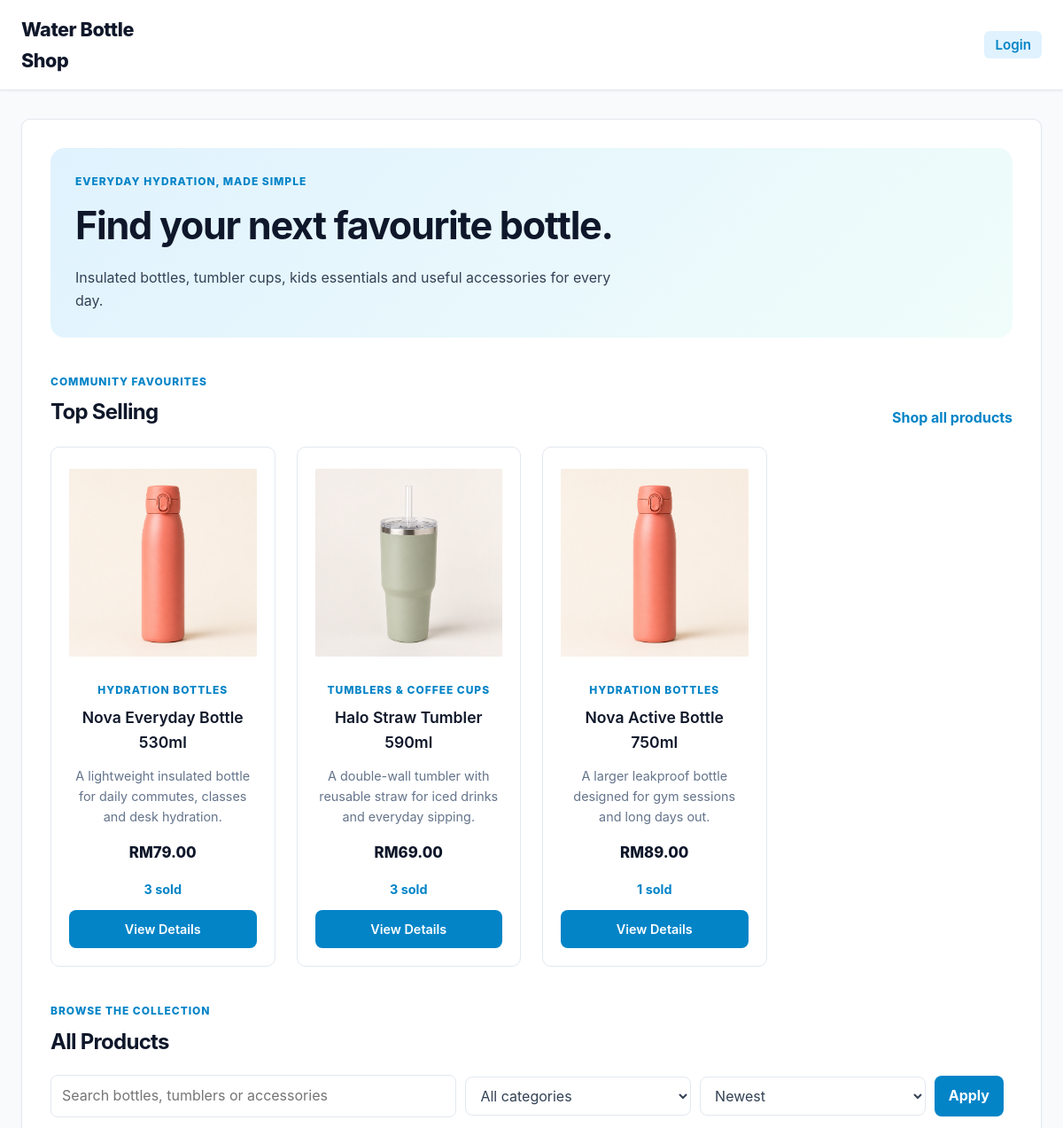
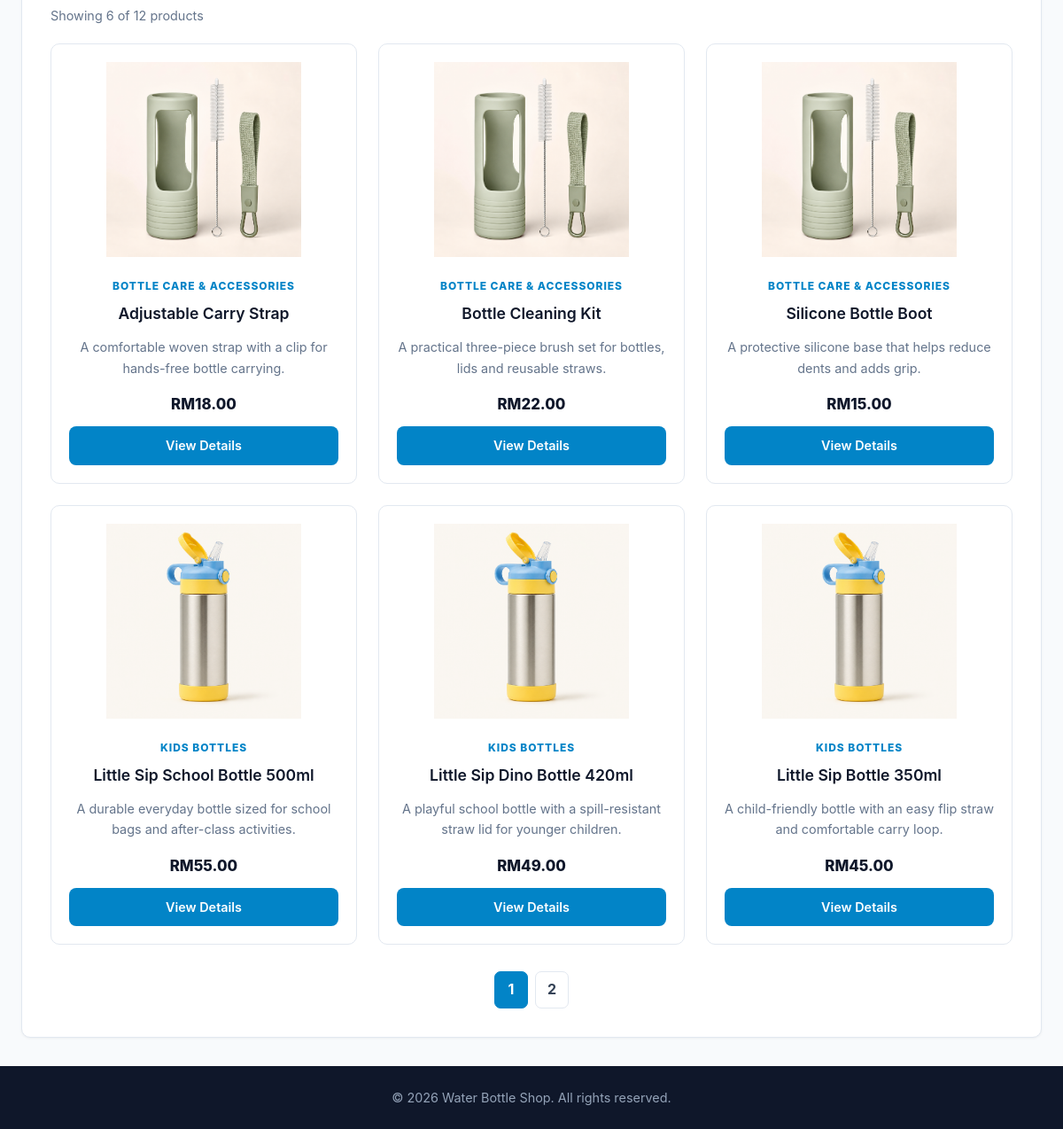
/products.php, run on the app's committed database (2 pictures, top to bottom).
### tables this page shows
CREATE TABLE `products` (
  `product_id` INT(11) NOT NULL AUTO_INCREMENT,
  `category_id` INT(11) NOT NULL,
  `name` VARCHAR(255) NOT NULL,
  `description` TEXT,
  `price` DECIMAL(10,2) NOT NULL,
  `image_url` VARCHAR(255),
  `created_at` TIMESTAMP DEFAULT CURRENT_TIMESTAMP,
  `updated_at` TIMESTAMP DEFAULT CURRENT_TIMESTAMP ON UPDATE CURRENT_TIMESTAMP,
  PRIMARY KEY (`product_id`),
  CONSTRAINT `fk_product_category` FOREIGN KEY (`category_id`) 
    REFERENCES `categories`(`category_id`) 
    ON DELETE RESTRICT 
    ON UPDATE CASCADE
);

CREATE TABLE `categories` (
  `category_id` INT(11) NOT NULL AUTO_INCREMENT,
  `category_name` VARCHAR(100) NOT NULL UNIQUE,
  `created_at` TIMESTAMP DEFAULT CURRENT_TIMESTAMP,
  PRIMARY KEY (`category_id`)
);

### _base.php (called while the page is built, shortened)
<?php
function get($key, $value = null) {
    $value = $_GET[$key] ?? $value;
    return is_array($value) ? array_map('trim', $value) : trim($value);
}
function encode($value) {
    return htmlentities($value);
}

### products.php (the view, shortened to what this page needs)
<?php
require '_base.php';
$search = trim(get('search', ''));
$category_id = get('category', '');
$sort = get('sort', 'newest');
$page = max(1, (int) get('page', 1));
$limit = 6;
$category_id = $category_id === '' ? null : (int) $category_id;
$sort_map = [
    'newest' => 'p.product_id DESC',
    'popular' => 'units_sold DESC, p.product_id DESC',
    'price_low' => 'p.price ASC',
    'price_high' => 'p.price DESC',
    'name_asc' => 'p.name ASC',
];
$sql_sort = $sort_map[$sort] ?? $sort_map['newest'];
$product_filter = '(p.name LIKE :search OR p.description LIKE :search)';
$count_stmt = $_db->prepare(
    "SELECT COUNT(*) FROM products p WHERE $product_filter"
);
$count_stmt->bindValue(':search', "%$search%");
$count_stmt->execute();
$total_items = (int) $count_stmt->fetchColumn();
$total_pages = max(1, (int) ceil($total_items / $limit));
$page = min($page, $total_pages);
$offset = ($page - 1) * $limit;
$top_selling_stmt = $_db->query(
    "SELECT
        p.product_id,
        p.name,
        p.description,
        p.price,
        p.image_url,
        c.category_name,
        COALESCE(sales.units_sold, 0) AS units_sold,
        COALESCE(stock.total_stock, 0) AS total_stock
    FROM products p
    JOIN categories c ON c.category_id = p.category_id
    LEFT JOIN (
        SELECT oi.product_id, SUM(oi.quantity) AS units_sold
        FROM order_items oi
        JOIN orders o ON o.order_id = oi.order_id
        WHERE o.status <> 'cancelled'
        GROUP BY oi.product_id
    ) sales ON sales.product_id = p.product_id
    LEFT JOIN (
        SELECT product_id, SUM(stock) AS total_stock
        FROM product_variants
        GROUP BY product_id
    ) stock ON stock.product_id = p.product_id
    WHERE COALESCE(sales.units_sold, 0) > 0
    ORDER BY units_sold DESC, p.product_id ASC
    LIMIT 4"
);
$top_selling = $top_selling_stmt->fetchAll();
$products_stmt = $_db->prepare(
    "SELECT
        p.product_id,
        p.name,
        p.description,
        p.price,
        p.image_url,
        c.category_name,
        COALESCE(sales.units_sold, 0) AS units_sold,
        COALESCE(stock.total_stock, 0) AS total_stock
    FROM products p
    JOIN categories c ON c.category_id = p.category_id
    LEFT JOIN (
        SELECT oi.product_id, SUM(oi.quantity) AS units_sold
        FROM order_items oi
        JOIN orders o ON o.order_id = oi.order_id
        WHERE o.status <> 'cancelled'
        GROUP BY oi.product_id
    ) sales ON sales.product_id = p.product_id
    LEFT JOIN (
        SELECT product_id, SUM(stock) AS total_stock
        FROM product_variants
        GROUP BY product_id
    ) stock ON stock.product_id = p.product_id
    WHERE $product_filter
    ORDER BY $sql_sort
    LIMIT :limit OFFSET :offset"
);
$products_stmt->bindValue(':search', "%$search%");
$products_stmt->bindValue(':limit', $limit, PDO::PARAM_INT);
$products_stmt->bindValue(':offset', $offset, PDO::PARAM_INT);
$products_stmt->execute();
$products = $products_stmt->fetchAll();
function product_card($product, $show_sales = false) {
    $is_sold_out = (int) $product->total_stock === 0;
    ?>
    <article class="product-card <?= $is_sold_out ? 'is-sold-out' : '' ?>">
        <a href="product_detail.php?id=<?= $product->product_id ?>" class="product-card-link">
            <img src="<?= encode($product->image_url) ?>" alt="<?= encode($product->name) ?>">
            <p class="product-category"><?= encode($product->category_name) ?></p>
            <h3><?= encode($product->name) ?></h3>
        </a>
        <p><?= encode($product->description) ?></p>
        <p class="product-price">RM<?= number_format((float) $product->price, 2) ?></p>
        <?php if ($show_sales): ?>
            <p class="product-sales"><?= number_format((int) $product->units_sold) ?> sold</p>
        <?php elseif ($is_sold_out): ?>
            <p class="stock stock-out">Out of stock</p>
        <?php elseif ((int) $product->total_stock < 8): ?>
            <p class="stock stock-low">Only <?= (int) $product->total_stock ?> left</p>
        <?php endif; ?>
        <a href="product_detail.php?id=<?= $product->product_id ?>" class="view-details-btn">View Details</a>
    </article>
    <?php
}
require '_head.php';
?>
<section class="shop-hero">
    <p class="eyebrow">Everyday hydration, made simple</p>
    <h1>Find your next favourite bottle.</h1>
    <p>Insulated bottles, tumbler cups, kids essentials and useful accessories for every day.</p>
</section>
<?php if ($top_selling): ?>
<section class="top-selling-section">
    <div class="section-heading">
        <div>
            <p class="eyebrow">Community favourites</p>
            <h2>Top Selling</h2>
        </div>
        <a href="#all-products">Shop all products</a>
    </div>
    <div class="product-grid top-selling-grid">
        <?php foreach ($top_selling as $product): ?>
            <?php product_card($product, true); ?>
        <?php endforeach; ?>
    </div>
</section>
<?php endif; ?>
<section id="all-products" class="catalogue-section">
    <div class="section-heading">
        <div>
            <p class="eyebrow">Browse the collection</p>
            <h2>All Products</h2>
        </div>
    </div>
    <form method="get" action="products.php" class="product-filter-form">
        <input
            type="search"
            name="search"
            placeholder="Search bottles, tumblers or accessories"
            value="<?= encode($search) ?>"
        >
        <select name="category">
            <option value="">All categories</option>
        </select>
        <select name="sort">
            <option value="newest" <?= $sort === 'newest' ? 'selected' : '' ?>>Newest</option>
        </select>
        <button type="submit">Apply</button>
    </form>
    <p class="record-summary">
        Showing <?= count($products) ?> of <?= $total_items ?> product<?= $total_items === 1 ? '' : 's' ?>
    </p>
    <div class="product-grid">
        <?php if ($products): ?>
            <?php foreach ($products as $product): ?>
                <?php product_card($product); ?>
            <?php endforeach; ?>
        <?php else: ?>
            <p class="empty-catalogue">No products match your search. Try another category or keyword.</p>
        <?php endif; ?>
    </div>
    <?php if ($total_pages > 1): ?>
    <nav class="pagination" aria-label="Product pages">
        <?php for ($i = 1; $i <= $total_pages; $i++): ?>
            <a
                href="products.php?search=<?= urlencode($search) ?>&category=<?= $category_id ?? '' ?>&sort=<?= urlencode($sort) ?>&page=<?= $i ?>"
                class="<?= $i === $page ? 'active' : '' ?>"
            ><?= $i ?></a>
        <?php endfor; ?>
    </nav>
    <?php endif; ?>
</section>
<?php require '_foot.php'; ?>

### _head.php (shortened to what this page needs)
<!DOCTYPE html>
<html lang="en">
<head>
    <link rel="stylesheet" href="css/main.css">
</head>
<body>
    <header class="site-header">
        <div class="header-container">
            <a href="index.php" class="logo-link">
                <h1>Water Bottle Shop</h1>
            </a>
            <nav class="main-nav">
                <ul class="nav-list">
                    <div class="nav-group">
                        <?php if (isset($_SESSION['users'])): ?>
                            <li class="user-greeting">
                                <a href="/profile.php" class="user-name">
                                    <img
                                        src="/img/user-icon.png"
                                        alt="User Profile"
                                        class="nav-user-icon"
                                        style="width: 35px; height: 35px; margin-top: 10px;"
                                    >
                                </a>
                            </li>
                            <li>
                                <a href="/logout.php" class="nav-link nav-link-btn">
                                    Logout
                                </a>
                            </li>
                        <?php else: ?>
                            <li>
                                <a href="/login.php" class="nav-link nav-link-btn">
                                    Login
                                </a>
                            </li>
                        <?php endif; ?>
                    </div>
                </ul>
            </nav>
        </div>
    </header>
    <main<?= !empty($pageClass) ? ' class="' . $pageClass . '"' : '' ?>>

### _foot.php (shortened to what this page needs)
</main>
    <footer>
        <p>&copy; <?= date('Y') ?> Water Bottle Shop. All rights reserved.</p>
    </footer>
</body>
</html>

### data on the page
products: image_url (picture), category.category_name "HYDRATION BOTTLES", name "Nova Everyday Bottle 530ml", description "A lightweight insulated bottle for daily commutes, classes and desk hydration.", price "79.00", units_sold "3"
products: image_url (picture), category.category_name "TUMBLERS & COFFEE CUPS", name "Halo Straw Tumbler 590ml", description "A double-wall tumbler with reusable straw for iced drinks and everyday sipping.", price "69.00", units_sold "3"
products: image_url (picture), category.category_name "HYDRATION BOTTLES", name "Nova Active Bottle 750ml", description "A larger leakproof bottle designed for gym sessions and long days out.", price "89.00", units_sold "1"
products: image_url (picture), category.category_name "BOTTLE CARE & ACCESSORIES", name "Adjustable Carry Strap", description "A comfortable woven strap with a clip for hands-free bottle carrying.", price "18.00"
products: image_url (picture), category.category_name "BOTTLE CARE & ACCESSORIES", name "Bottle Cleaning Kit", description "A practical three-piece brush set for bottles, lids and reusable straws.", price "22.00"
products: image_url (picture), category.category_name "BOTTLE CARE & ACCESSORIES", name "Silicone Bottle Boot", description "A protective silicone base that helps reduce dents and adds grip.", price "15.00"
products: image_url (picture), category.category_name "KIDS BOTTLES", name "Little Sip School Bottle 500ml", description "A durable everyday bottle sized for school bags and after-class activities.", price "55.00"
products: image_url (picture), category.category_name "KIDS BOTTLES", name "Little Sip Dino Bottle 420ml", description "A playful school bottle with a spill-resistant straw lid for younger children.", price "49.00"
products: image_url (picture), category.category_name "KIDS BOTTLES", name "Little Sip Bottle 350ml", description "A child-friendly bottle with an easy flip straw and comfortable carry loop.", price "45.00"

### other printed values
count($products) "6"
$total_items "12"
